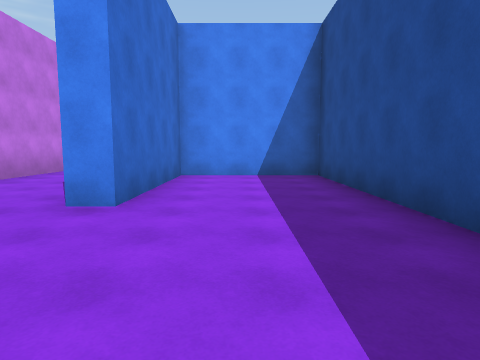
view 1 (above)

24 first-person views from a walk through a 3-D level made in the Unity game engine. The camera is 1.5 m above the floor, tilts 6° down and sees 75° across. The floor is counted in squares, 2.43 m on a side. Each view is taken from the middle of a square. On the plan, view 1 faces up. The plan holds only what a view shows up to about 9 squares ahead; the rest is blank. The place goes on beyond the plan. The player is left out. Surface patterns are stand-ins for the level's own textures.

view 2
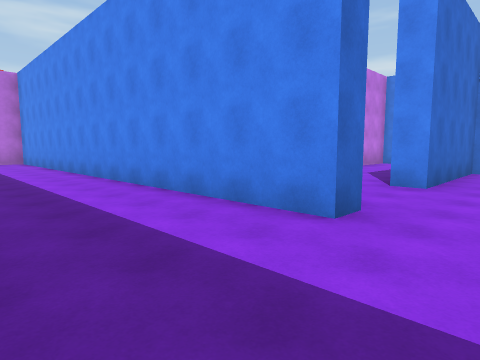

view 3
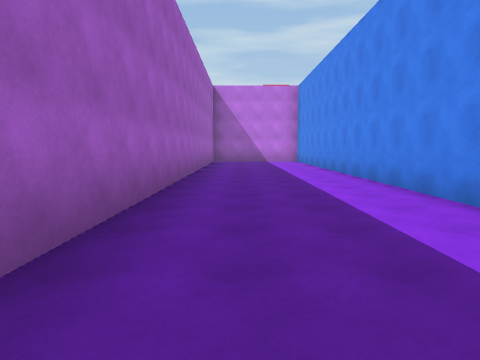

view 4
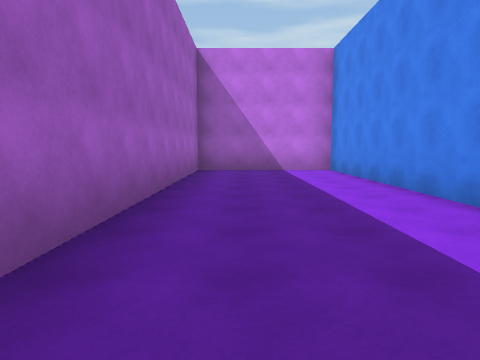

view 5
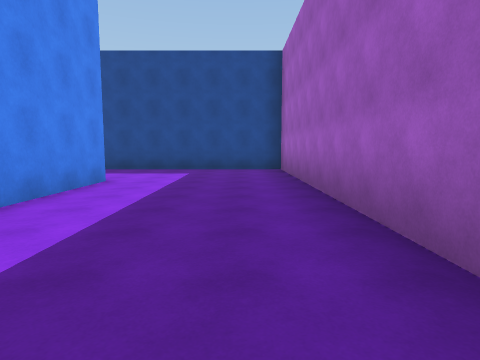

view 6
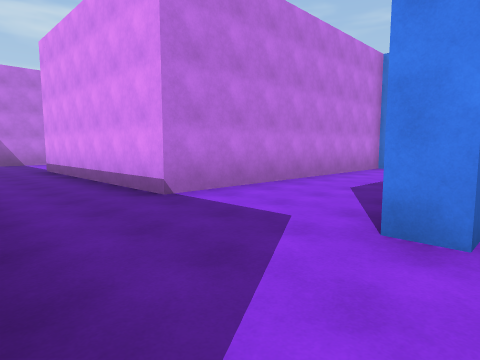

view 7
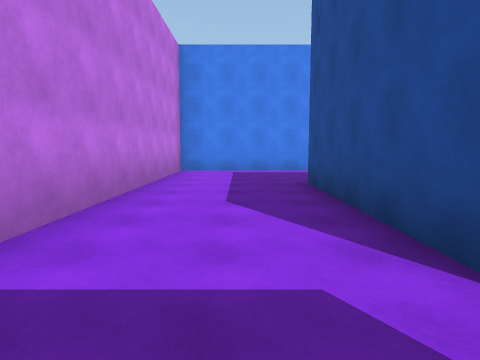

view 8
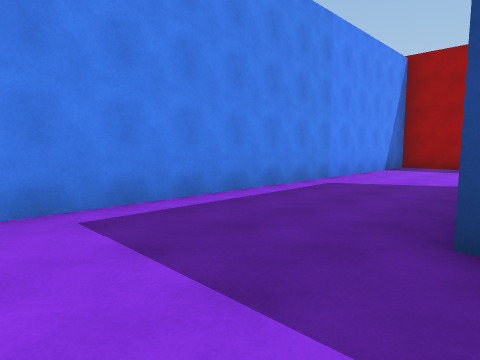

view 9
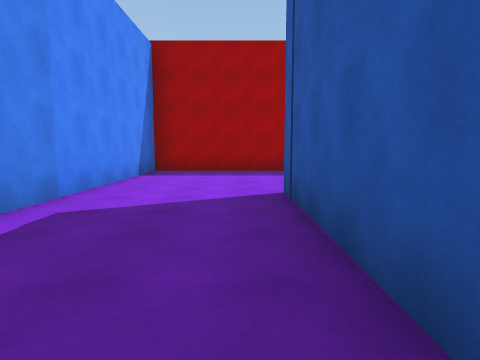

view 10
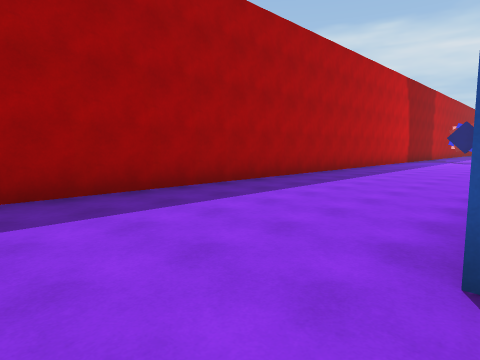

view 11
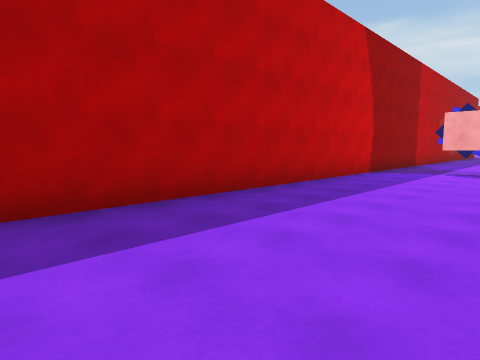

view 12
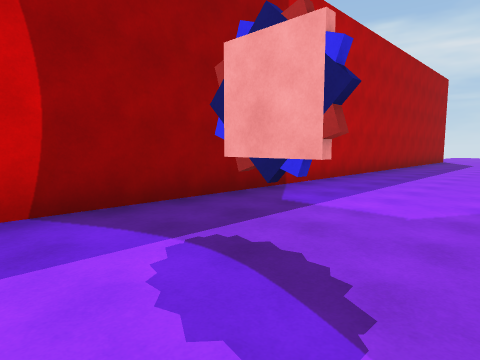

view 13
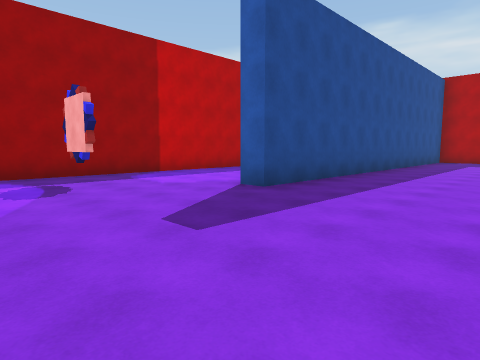

view 14
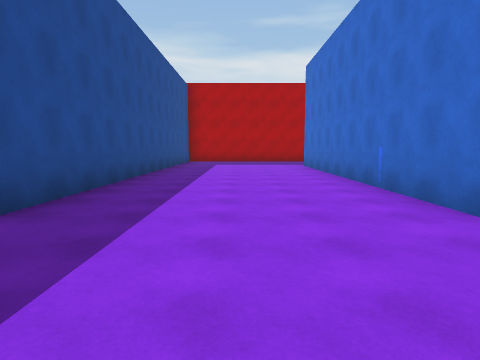

view 15
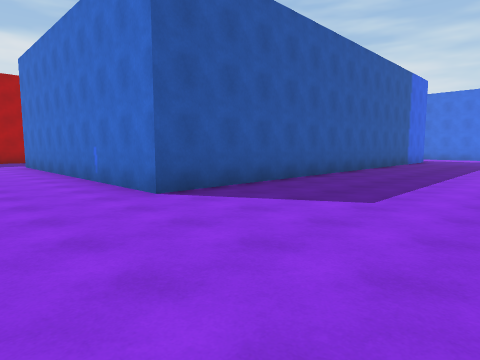

view 16
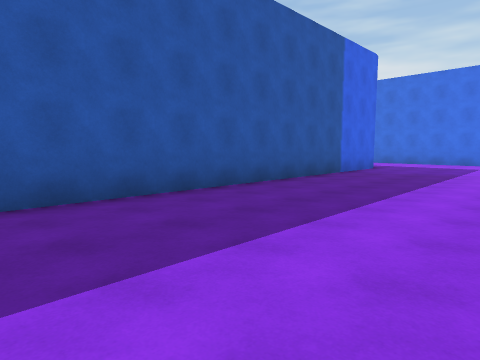

view 17
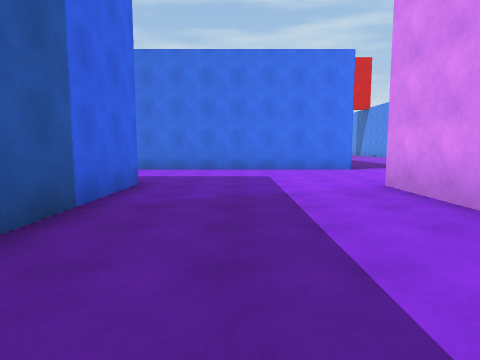

view 18
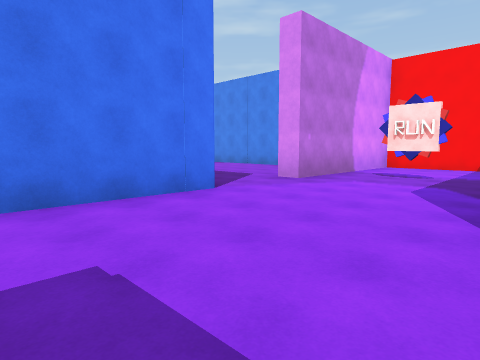

view 19
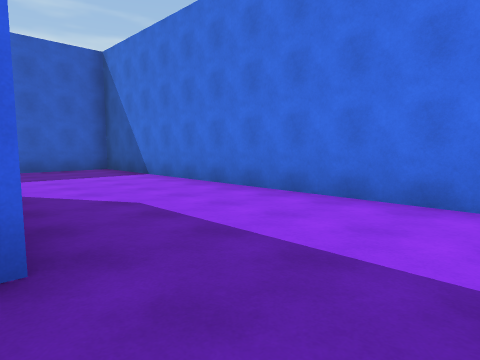

view 20
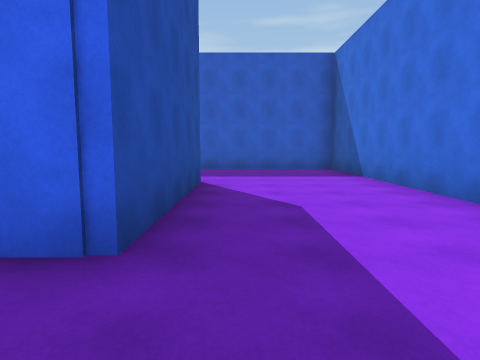

view 21
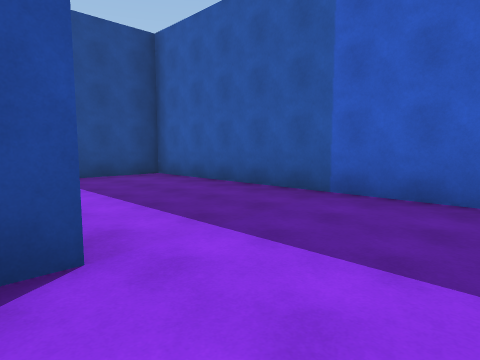

view 22
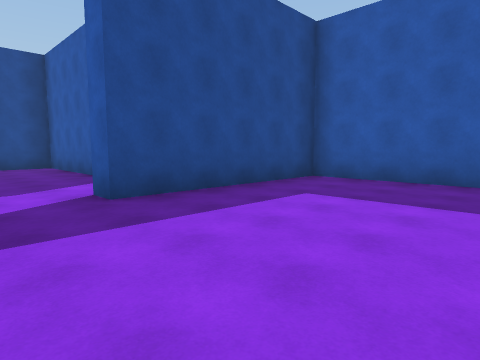

view 23
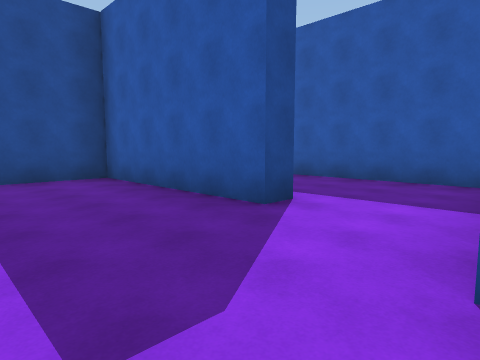

view 24
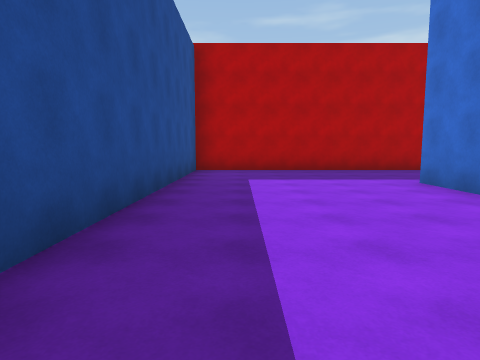

### Floor plan
Points are (right, up) in squares from view 1. A wall is a line through its corners. A room is listed if a view was taken in it or the views show most of it. See-through windows are left out.
Room 1 (views 1, 2, 3, 4, 5, 6)
walls: (-1.3, 1) (-1.3, 0.5) (-13.5, 0.5) (-13.5, -3.1) (1.7, -3.1) (1.7, 6.9) (-1.3, 6.9) (-1.3, 3.2) (-1.9, 3.2)
ways out: opening at (-2, 2.5) to room 2
Room 2 (views 7, 8, 9, 10, 11, 12, 13, 14, 15, 16, 17, 18, 19, 20, 21, 22, 23, 24)
walls: (-12, -3.7) (-14.1, -3.7); (-14.3, -11.6) (-14.3, -7.7) (-2.1, -7.7) (-2.1, -15.5); (-1.8, 3.5) (-1.8, 7.5); (-3.9, -18.4) (2.2, -18.4) (2.2, -7.7) (2.8, -7.7); (-17.6, -2.9) (-17.6, -14.9) (-9.3, -14.9) (-9.3, -10.5) (-8.8, -10.5); (6.2, -13.6) (6.2, 10.2) (-4.6, 10.2) (-4.6, 3.2) (-10.2, 3.2); (-15.2, 3.9) (-16.9, 3.9); (-1.2, 7.4) (2.2, 7.4); (-17.6, 3.2) (-17.6, -0.8)
ways out: opening at (-2, 2.5) to room 1; opening at (-9, -9.5) to room 3; opening at (-18, -1.5)
objects: other object (-16, 1); other object (4, -6)
Room 3 (no view inside)
walls: (-6.8, -12.1) (-6.8, -11.6) (-2.6, -11.6) (-2.6, -9.8)
ways out: opening at (-9, -9.5) to room 2; opening at (-7.5, -12)

Positions as (right, up) in squares from view 1, and headings:
1: (0, 0), facing up
2: (0, -2), facing up-left
3: (0, -2), facing left
4: (-5, -2), facing left
5: (-7, -2), facing right
6: (-1, 1), facing up-left
7: (-3, 2), facing up
8: (-4, 7), facing up-right
9: (-2, 8), facing right
10: (2, 9), facing down-right
11: (3, 3), facing down-right
12: (3, -4), facing down-right
13: (-1, -4), facing down-right
14: (0, -5), facing down
15: (0, -4), facing down-left
16: (-5, -4), facing down-left
17: (-9, -6), facing left
18: (-14, -6), facing up-left
19: (-14, -6), facing down-left
20: (-15, -6), facing down
21: (-16, -11), facing down-right
22: (-13, -9), facing down-right
23: (-9, -9), facing down-right
24: (1, -10), facing down
